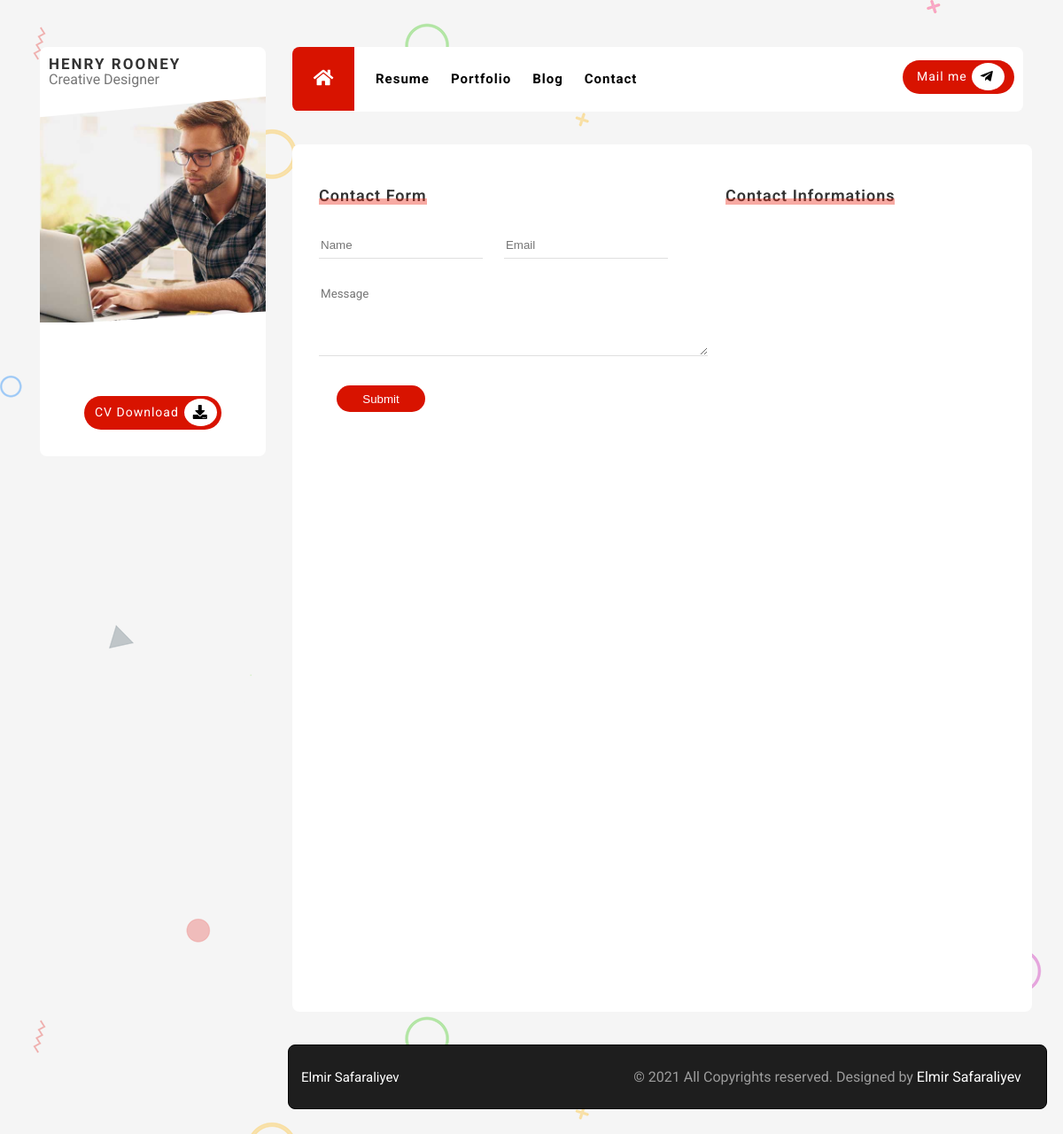
/contact, run on an earlier commit of the app's database.
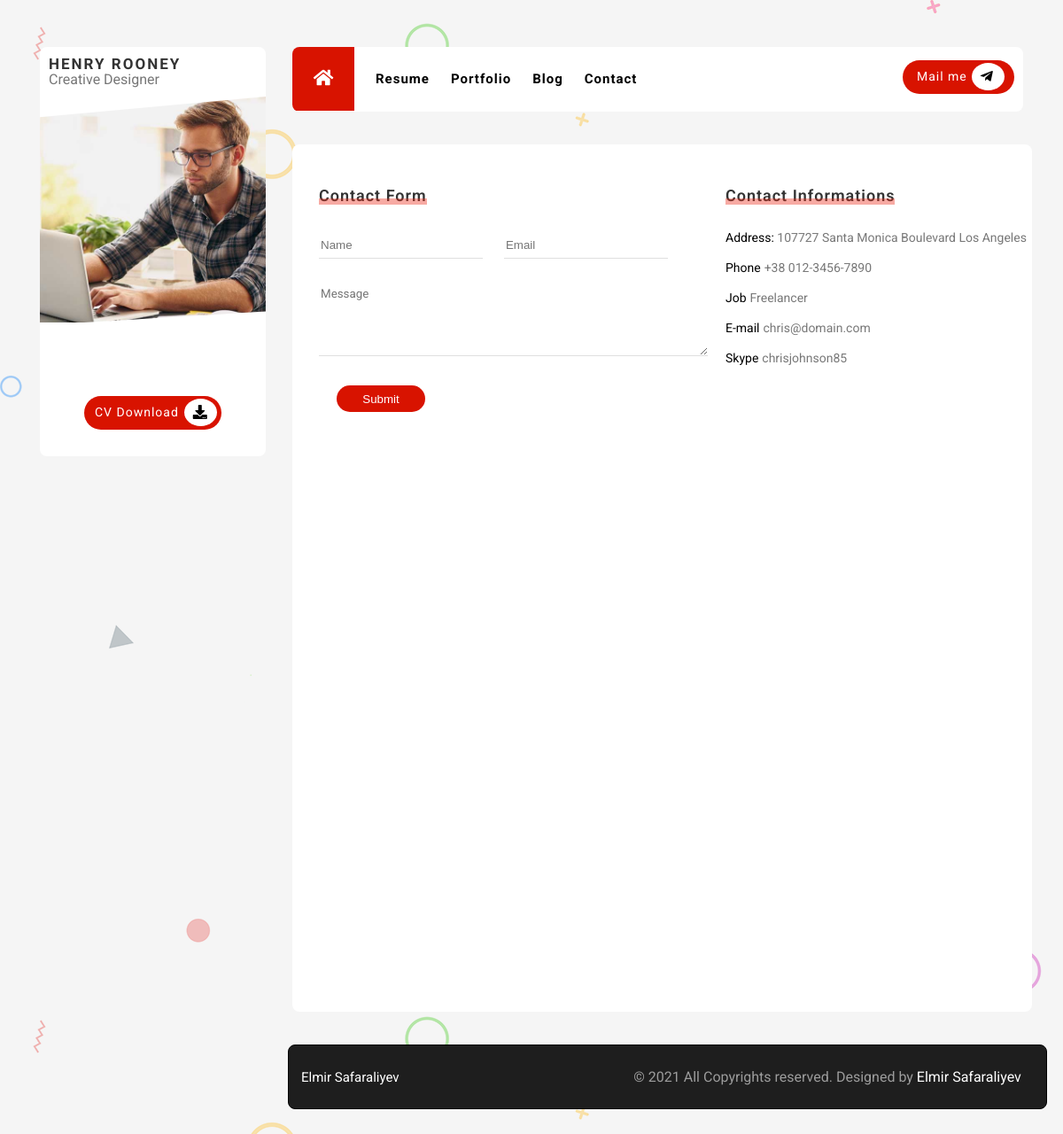
And on a later commit of the database.
### PROJECT/data.py (models this page shows)
class Contact(db.Model):
    __tablename__='Contact'
    id=db.Column(db.Integer,primary_key=True)
    header=db.Column(db.String(20))
    info=db.Column(db.String(50))

### PROJECT/mainroutes.py (the view)
@app.route('/contact')
def contact():
    contactform=Contactform.query.all()
    contact=Contact.query.all()
    return render_template('app/contactpage.html',contactform=contactform,contact=contact)

### PROJECT/templates/app/contactpage.html
{% extends "app/base.html" %}
{% block pages %}
<div class="contactmain">
  <div class="contact">
    <div class="contactform">
      <div class="contactformheader">
        <h1>Contact Form</h1>
        <span></span>
      </div>
      <form action="/addcontactform" method="POST">
        <div class="form-1">
          <input type="text" placeholder="Name" name="name">
        </div>
        <div class="form-2">
          <input type="email" placeholder="Email" name="email">
        </div>
        <div class="form-3">
          <textarea name="message" cols="60" rows="5" placeholder="Message"></textarea>
        </div>
        <div class="form-4">
          <button type="submit">Submit</button>
        </div>
      </form>
    </div>
    <div class="contactinfo">
      <div class="contactformheader">
        <h1>Contact Informations</h1>
        <span></span>
      </div>
      <ul class="contactul">
        {% for contact in contact %}
        <li>
          <span>{{contact.header}}</span>
          <p>{{contact.info}}</p>
        </li>
        {% endfor %}
      </ul>
    </div>
  </div>
</div>
{% endblock %}

What changed in the data, as far as the page shows it:
added Contact: header "Address:", info "107727 Santa Monica Boulevard Los Angeles"
added Contact: header "Phone", info "+38 012-3456-7890"
added Contact: header "Job", info "Freelancer"
added Contact: header "E-mail", info "chris@domain.com"
added Contact: header "Skype", info "chrisjohnson85"
